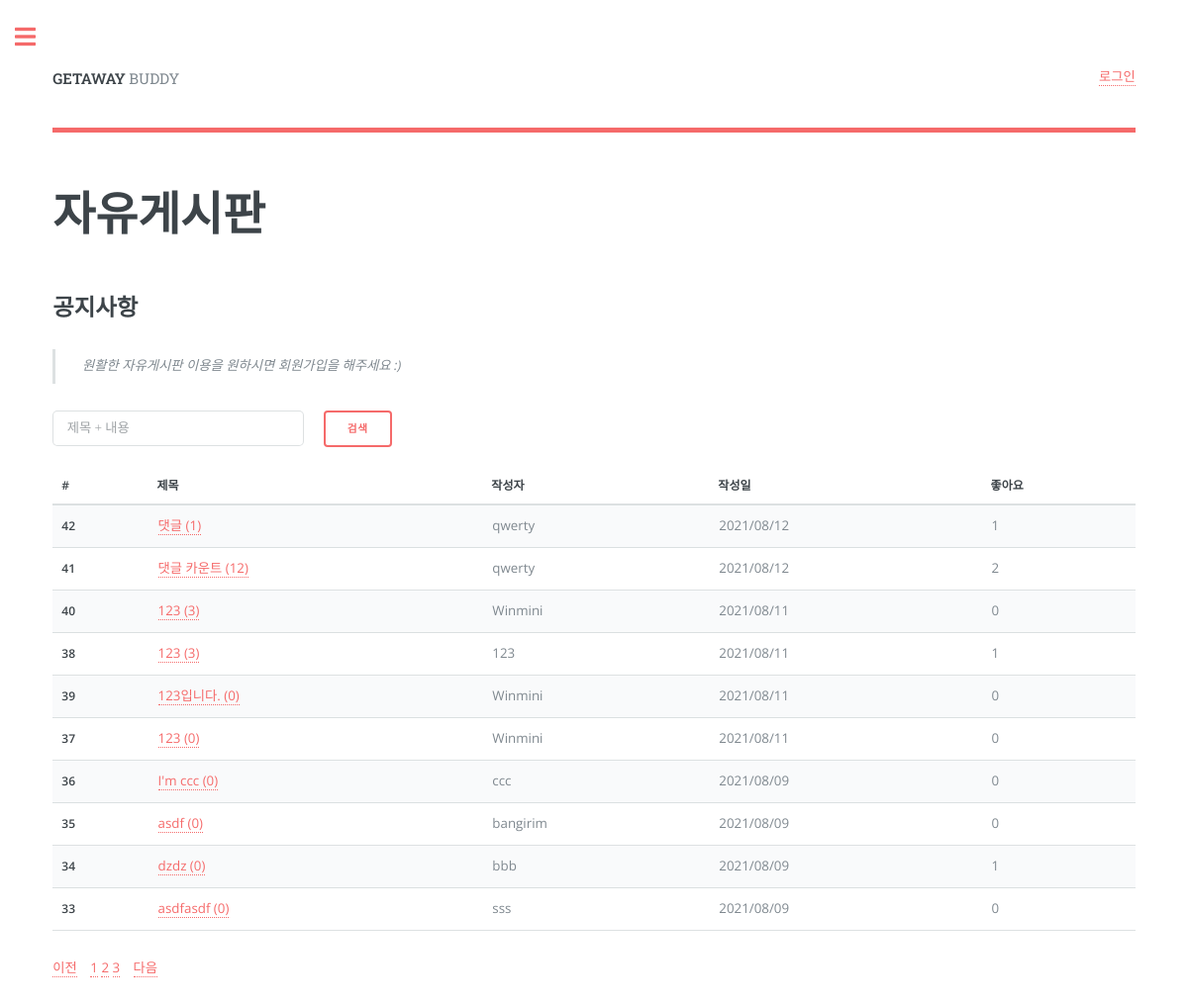
/list/, run on an earlier commit of the app's database.
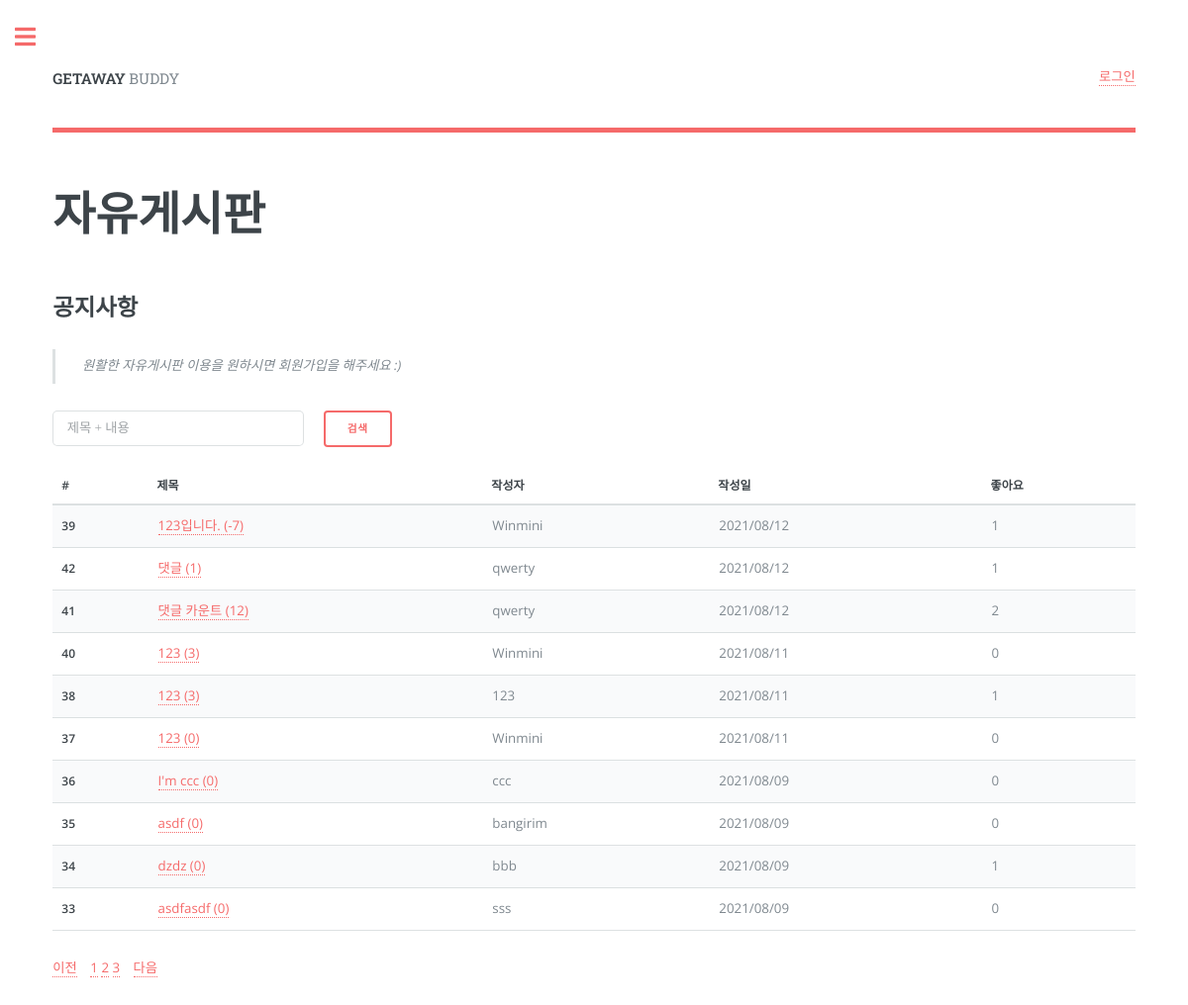
And on a later commit of the database.
### getaway/models.py (models this page shows, shortened)
class Board(models.Model):
    b_title = models.CharField(max_length=100)  # 게시판 제목
    b_content = models.TextField(max_length=3000)  # 게시판 내용
    b_like = models.IntegerField(default=0)   # 게시판 좋아요 개수
    b_comment = models.IntegerField(default=0)  # 게시판 댓글 개수
    b_pubdate = models.DateTimeField(auto_now=True)  # 게시판 게시글 업로드 날짜
    b_user = models.ForeignKey(User, on_delete=models.DO_NOTHING, null=True, related_name='user_board')
    b_voter = models.ManyToManyField(User, related_name='voter_board', blank=True)  # 추천인 추가, Many-To-Many 중복 좋아요 방지

### getaway/views.py (the view)
# urls.py: path('list/', views.b_list, name='b_list'),
def b_list(request):
    user_id = request.session.get('user')
    print(user_id)
    page = request.GET.get('page', 1)  # 페이지
    kw = request.GET.get('kw', '')  # 검색어 for search function
    listing = Board.objects.all().order_by('-b_pubdate')
    if kw:  # 이것도 for search function
        listing = listing.filter(
            Q(b_title__icontains=kw) |  # 제목검색
            Q(b_content__icontains=kw)  # | # 내용검색
        ).distinct()
    paginator = Paginator(listing, 10)  # 페이지당 10개씩 보여주기
    page_obj = paginator.get_page(page)
    context = {'listing': page_obj, 'page': page, 'kw': kw, 'user': user_id}
    return render(request, 'getaway/list.html', context)

### getaway/templates/getaway/list.html (shortened to what this page needs)
<!DOCTYPE HTML>
<html>
	<head>
		<link rel="stylesheet" href="../../static/assets/css/main.css" />
	</head>
	<body class="is-preload">
        <div id="wrapper">
            <div id="main">
                <div class="inner">
                    <header id="header">
                        <a href="{% url 'getaway:home' %}" class="logo"><strong>GETAWAY</strong> BUDDY</a>
                        <ul class="icons">
                                <div class="logout_div">
                                    <ul class="underline-hover">
                                        {% if user != None %}
                                        <li class="logout_text"><a href="{% url 'getaway:logout' %}"><span>로그아웃</span></a></li>
                                        {% else %}
                                        <li class="logout_text"><a href="{% url 'getaway:login' %}"><span>로그인</span></a></li>
                                        {% endif %}
                                    </ul>
                                </div>
                        </ul>
                    </header>
                    <section>
                        <header class="main">
                            <h1 style="font-family: SansSerif">자유게시판</h1>
                        </header>
                        <h2 style="font-family: SansSerif">공지사항</h2>
                        <blockquote>원활한 자유게시판 이용을 원하시면 회원가입을 해주세요 :) </blockquote>
                        <div>
                            <div class="row gtr-uniform" style="float: left; width: 50%;">
                                <div class="col-6 l">
                                     <input type="text"
                                            class="form-control kw"
                                            placeholder="제목 + 내용"
                                            style="font-family: SansSerif"
                                            value="{{ kw|default_if_none:'' }}">
                                </div>
                                <div class="col-6 col-12-xsmall">
                                    <button class="btn btn-outline-secondary"
                                            type="button"
                                            style="font-family: SansSerif"
                                            id="btn_search">검색</button>
                                </div>
                            </div>
                            <div class="row gtr-uniform" style="float: right">
                                <div class="col-12">
                                </div>
                            </div>
                        </div>
                        <br><br><br>
                        <div class="table-wrapper">
                            <table>
                                <thead>
                                    <tr>
                                        <th scope="col">#</th>
                                        <th scope="col">제목</th>
                                        <th scope="col">작성자</th>
                                        <th scope="col">작성일</th>
                                        <th scope="col">좋아요</th>
                                    </tr>
                                </thead>
                                <tbody>
                                    {% for post in listing %}
                                        <tr>
                                            <th scope="row">{{ post.id }}</th>
                                            <td><a href="{% url 'getaway:b_detail' post.id %}"> {{ post.b_title }}    ({{ post.b_comment }})</a></td>
                                            <td>{{ post.b_user }}</td>
                                            <td>{{ post.b_pubdate | date:"Y/m/d" }}</td>
                                            <td>{{ post.b_voter.count }}</td>
                                        </tr>
                                    {% endfor %}
                                </tbody>
                            </table>
                            <ul class="pagination justify-content-center">
                                {% if listing.has_previous %}
                                    <li class="page-item">
                                        <a class="page-link"
                                           data-page="{{ listing.previous_page_number }}"
                                           href="?page={{ listing.previous_page_number }}">이전</a>
                                    </li>
                                {% else %}
                                    <li class="page-item disabled">
                                        <a class="page-link"
                                           tabindex="-1"
                                           aria-disabled="true"
                                           href="#">이전</a>
                                    </li>
                                {% endif %}
                                {% for page_number in listing.paginator.page_range %}
                                    {% if page_number == listing.number %}
                                        <li class="page-item active" aria-current="page">
                                            <a class="page-link"
                                               data-page="{{ page_number }}"
                                               href="?page={{ page_number }}">{{ page_number }}</a>
                                        </li>
                                    {% else %}
                                        <li class="page-item">
                                            <a class="page-link"
                                               data-page="{{ page_number }}"
                                               href="?page={{ page_number }}">{{ page_number }}</a>
                                        </li>
                                    {% endif %}
                                {% endfor %}
                                {% if listing.has_next %}
                                    <li class="page-item">
                                        <a class="page-link"
                                           data-page="{{ question_list.next_page_number }}"
                                           href="?page={{ listing.next_page_number }}">다음</a>
                                    </li>
                                {% endif %}
                            </ul>
                        </div>
                    </section>
                </div>
            </div>
        </div>
	</body>
</html>

What changed in the data, as far as the page shows it:
changed Board "123입니다.": b_comment "0" → "-7"; b_pubdate "2021/08/11" → "2021/08/12"; b_voter.count "0" → "1"; moves up the list
